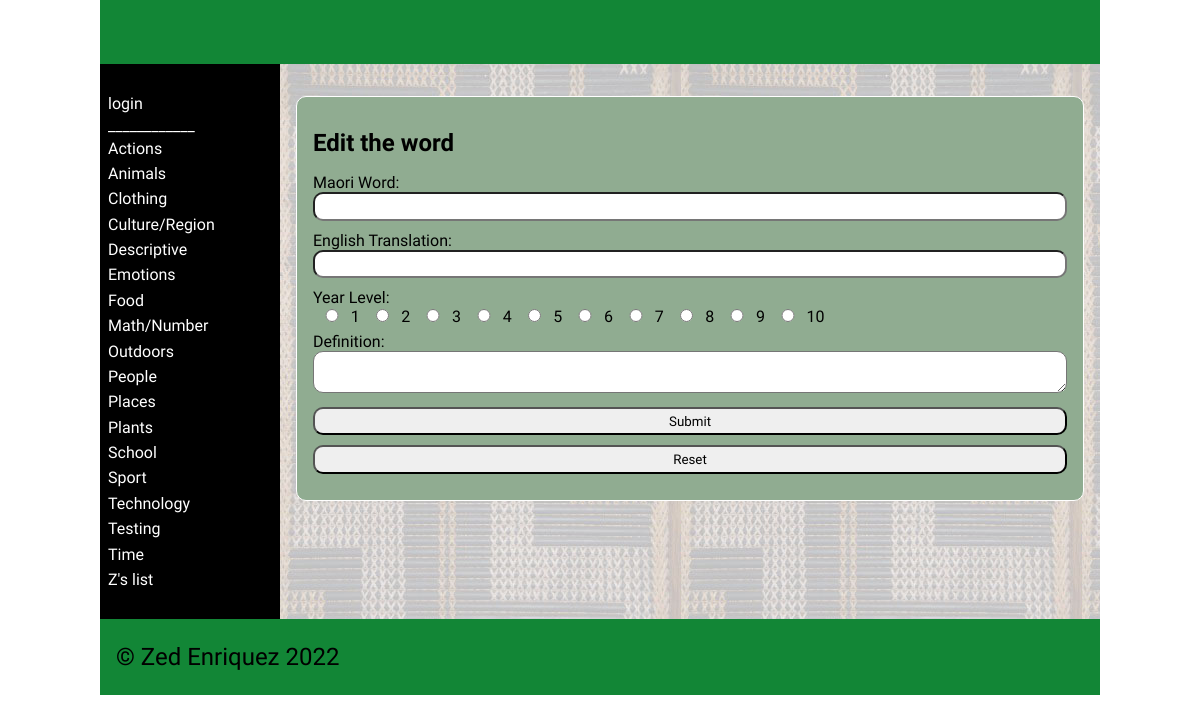
Page /word/326 on the earlier database version.
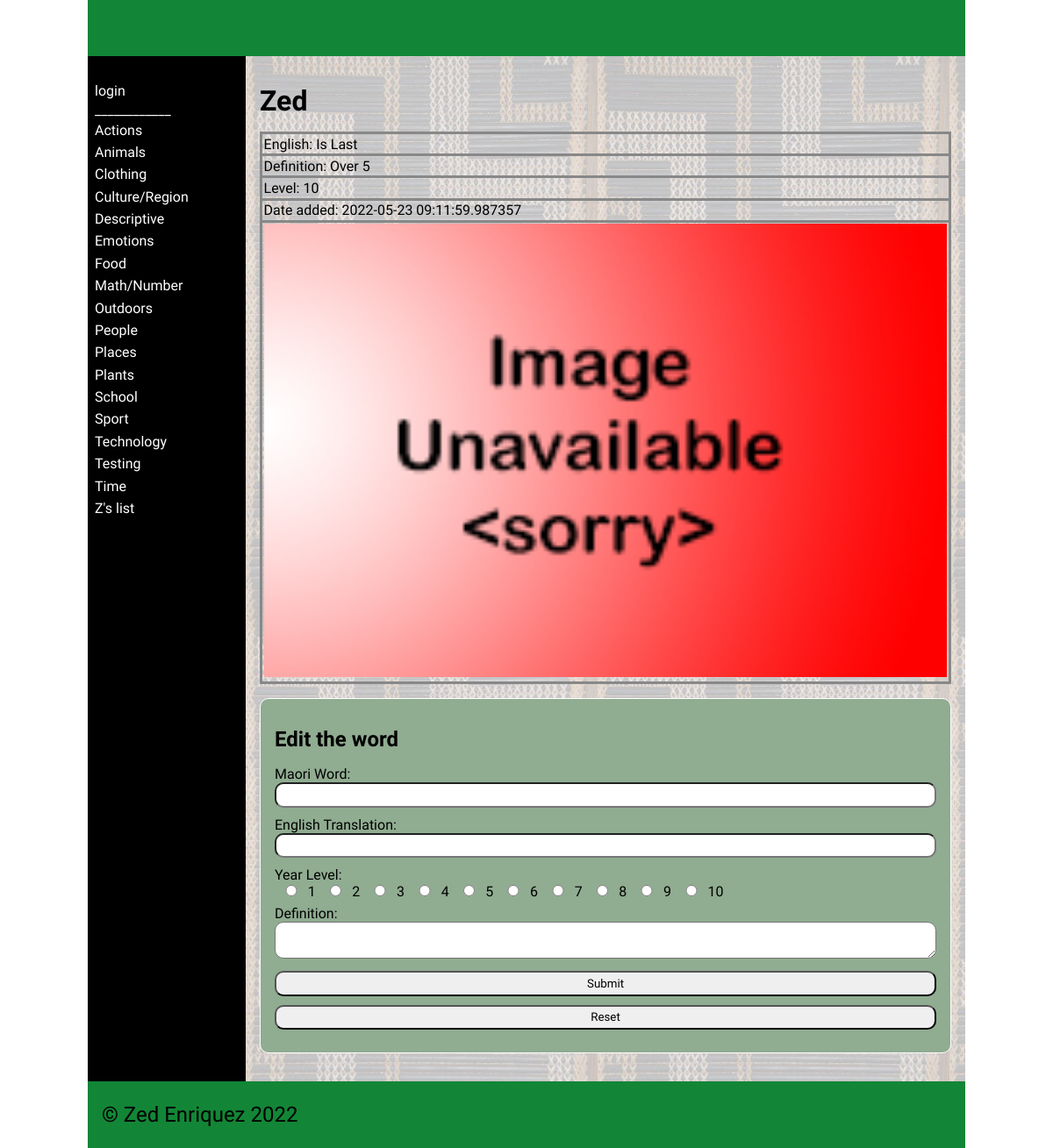
Same page on the later database version.
### tables this page shows
CREATE TABLE "categories"
(
	id integer
		constraint categories_pk
			primary key autoincrement,
	category_name varchar(30)
);

CREATE TABLE "dictionary"
(
    id         integer
        constraint dictionary_pk
            primary key autoincrement,
    Maori      varchar(30),
    English    varchar(30),
    cat_id     integer
        references categories
            on delete cascade,
    Definition varchar(80),
    Level      integer,
    Image      varchar(60),
    Date       datetime,
    User_id    integer
        constraint dictionary_users_id_fk
            references users
);

### app.py (the view, shortened to what this page needs)
@app.route('/word/<word_id>', methods=["GET", "POST"])
def render_word_page(word_id):
    return render_template('word.html', contents=dictionary_data(), categories_obtained=categories(),
                           logged_in=is_logged_in(), teacher_perm=is_teacher(), word_id=int(word_id),
                           user_obtained=user_details())

### app.py (called while the page is built)
def create_connection(db_file):
    try:
        connection = sqlite3.connect(db_file)
        connection.execute('pragma foreign_keys=ON')
        return connection
    except Error as e:
        print(e)
    return None

def categories():
    query = "SELECT id, category_name FROM categories ORDER BY category_name ASC"
    con = create_connection(DATABASE)
    cur = con.cursor()
    cur.execute(query)
    category_list = cur.fetchall()
    con.close()
    return category_list

def dictionary_data():
    con = create_connection(DATABASE)
    query = "SELECT * FROM dictionary ORDER BY Maori ASC "
    cur = con.cursor()
    cur.execute(query,)
    contents = cur.fetchall()
    con.close()
    return contents

def is_logged_in():
    if session.get("email") is None:
        print("not logged in")
        return False
    else:
        print("logged in")
        return True

def is_teacher():
    if session.get("teacher") == 0:
        print("A teacher isn't logged in")
        return False
    else:
        print("A Teacher is logged in")
        return True

### templates/word.html (shortened to what this page needs)
{% extends "base.html" %}
{% block main %}
    {% for word_content in contents %}
        {% if word_content[0] == word_id %}
            <h1>{{word_content[1]}}</h1>
            <table>
                <tbody>
                    <td>English: {{word_content[2]}} </td>
                </tbody>
                <tbody>
                    <td>Definition: {{word_content[4]}} </td>
                </tbody>
                <tbody>
                    <td>Level: {{word_content[5]}} </td>
                </tbody>
                 <tbody>
                    <td>Date added: {{word_content[7]}} </td>
                </tbody>
                <tbody>
                    <td><img src="/static/images/{{word_content[6]}}" class=thumb</td>
                </tbody>
            </table>
        {% endif %}
    {% endfor %}
    {% if teacher_perm %}
            <form class="dataForm" method="POST">
            <h2>Edit the word</h2>
                <div class = "form-group">
                    <div class="form-label">Maori Word:</div>
                    <div class="form-element"><input id="edit_maori" name="edit_maori" type="text" required
                    MAXLENGTH="30"></div>
                </div>
                <div class = "form-group">
                    <div class="form-label">English Translation:</div>
                    <div class="form-element"><input id="edit_english" name="edit_english" type="text" required
                    MAXLENGTH="30"></div>
                </div>
                <div class="form-element">
                        <div class="form-label">Year Level:</div>
                        {% for i in range(10) %}
                            <input value = "{{ i + 1 }}" name="level" type="radio" required><a>{{ i + 1 }} </a>
                        {% endfor %}
                </div>
                <div class = "form-group">
                    <div class="form-label">Definition:</div>
                    <div class="form-element"><textarea id="edit_definition" name="edit_definition"
                                                        type="text" required></textarea></div>
                </div>
                <div class="button-group">
                    <input type="submit" value="Submit">
                    <input type="reset" value="Reset">
                </div>
            </form>
    {% endif %}
{% endblock %}

### templates/base.html (shortened to what this page needs)
<!doctype html>
<html lang="en">
<head>
	<link href="{{ url_for('static', filename='css/style.css') }}" rel="stylesheet">
</head>
<body>
	<div id="container">
		<header>
			<h1>{% block heading %}{% endblock %}</h1>
		</header>
		<nav>
			<ul>
				{% if logged_in %}
					<li><a href="/">ʕ•́ᴥ•̀ʔっ</a></li>
						{% if teacher_perm %}
						<li><a href="/add_category">Add a category</a></li>
						{% endif %}
                    <li><a href="/logout">Logout</a></li>
				{% else %}
                    <li><a href="/login">login</a></li>
                {% endif %}
			</ul>
			<a> ____________ </a>
			<ul>
				{% for category in categories_obtained %}
				<li><a href="/category/{{ category[0] }}">{{ category[1] }}</a></li>
				{% endfor %}}
			</ul>
		</nav>
		<main>
            {% block main%}{% endblock %}
        </main>
		<footer>
			<p>
				&copy; Zed Enriquez 2022
			</p>
		</footer>
	</div>
</body>
</html>

Differences in the rows shown:
added dictionary: Maori "Zed", English "Is Last", Definition "Over 5", Level "10", Date "2022-05-23 09:11:59.987357", Image (placeholder picture)
